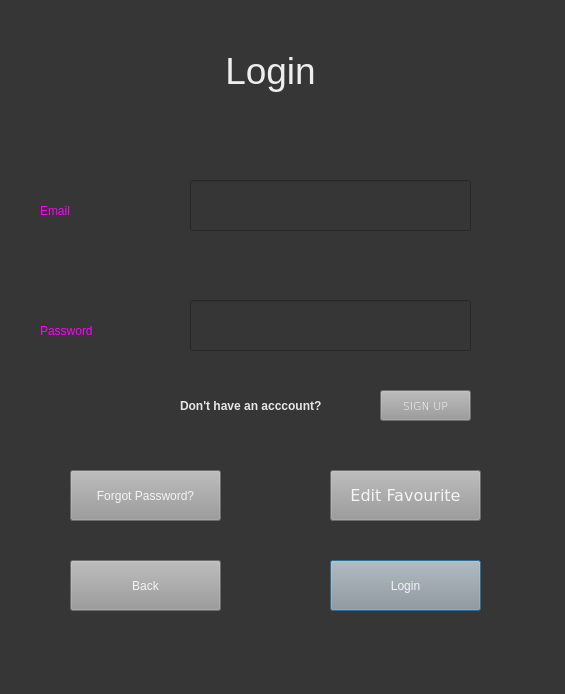
<?xml version="1.0" encoding="UTF-8"?>
<ui version="4.0">
 <class>LoginWindow</class>
 <widget class="QDialog" name="LoginWindow">
  <property name="geometry">
   <rect>
    <x>0</x>
    <y>0</y>
    <width>565</width>
    <height>694</height>
   </rect>
  </property>
  <property name="windowTitle">
   <string>Dialog</string>
  </property>
  <property name="styleSheet">
   <string notr="true">background-color: rgb(54, 54, 54);</string>
  </property>
  <widget class="QLabel" name="Login">
   <property name="geometry">
    <rect>
     <x>200</x>
     <y>40</y>
     <width>141</width>
     <height>61</height>
    </rect>
   </property>
   <property name="font">
    <font>
     <family>Helvetica</family>
     <pointsize>28</pointsize>
     <weight>50</weight>
     <italic>false</italic>
     <bold>false</bold>
    </font>
   </property>
   <property name="toolTip">
    <string>&lt;html&gt;&lt;head/&gt;&lt;body&gt;&lt;p align=&quot;center&quot;&gt;&lt;span style=&quot; font-weight:600;&quot;&gt;Login&lt;/span&gt;&lt;/p&gt;&lt;/body&gt;&lt;/html&gt;</string>
   </property>
   <property name="whatsThis">
    <string>&lt;html&gt;&lt;head/&gt;&lt;body&gt;&lt;p align=&quot;center&quot;&gt;&lt;br/&gt;&lt;/p&gt;&lt;/body&gt;&lt;/html&gt;</string>
   </property>
   <property name="styleSheet">
    <string notr="true">color: rgb(238, 238, 238);
font: 28pt &quot;Helvetica&quot;;
</string>
   </property>
   <property name="text">
    <string>Login</string>
   </property>
   <property name="alignment">
    <set>Qt::AlignCenter</set>
   </property>
  </widget>
  <widget class="QLabel" name="email">
   <property name="geometry">
    <rect>
     <x>40</x>
     <y>190</y>
     <width>71</width>
     <height>41</height>
    </rect>
   </property>
   <property name="styleSheet">
    <string notr="true">font: 15pt &quot;Verdana&quot;;
color: rgb(255, 0, 255);</string>
   </property>
   <property name="text">
    <string>Email</string>
   </property>
  </widget>
  <widget class="QLineEdit" name="email_2">
   <property name="geometry">
    <rect>
     <x>190</x>
     <y>180</y>
     <width>281</width>
     <height>51</height>
    </rect>
   </property>
   <property name="styleSheet">
    <string notr="true">font: 12pt &quot;Verdana&quot;;
color: rgb(240, 240, 240);</string>
   </property>
   <property name="text">
    <string/>
   </property>
  </widget>
  <widget class="QLabel" name="password">
   <property name="geometry">
    <rect>
     <x>40</x>
     <y>300</y>
     <width>121</width>
     <height>61</height>
    </rect>
   </property>
   <property name="styleSheet">
    <string notr="true">font: 15pt &quot;Verdana&quot;;
color: rgb(255, 0, 255);</string>
   </property>
   <property name="text">
    <string>Password</string>
   </property>
  </widget>
  <widget class="QLineEdit" name="password_2">
   <property name="geometry">
    <rect>
     <x>190</x>
     <y>300</y>
     <width>281</width>
     <height>51</height>
    </rect>
   </property>
   <property name="styleSheet">
    <string notr="true">font: 12pt &quot;Verdana&quot;;
color: rgb(240, 240, 240);</string>
   </property>
   <property name="text">
    <string/>
   </property>
  </widget>
  <widget class="QPushButton" name="loginbutton">
   <property name="geometry">
    <rect>
     <x>330</x>
     <y>560</y>
     <width>151</width>
     <height>51</height>
    </rect>
   </property>
   <property name="styleSheet">
    <string notr="true">color: rgb(244, 244, 244);
background-color: rgb(153, 153, 153);
font: 14pt &quot;Verdana&quot;;</string>
   </property>
   <property name="text">
    <string>Login</string>
   </property>
  </widget>
  <widget class="QPushButton" name="backlogin">
   <property name="geometry">
    <rect>
     <x>70</x>
     <y>560</y>
     <width>151</width>
     <height>51</height>
    </rect>
   </property>
   <property name="styleSheet">
    <string notr="true">color: rgb(244, 244, 244);
background-color: rgb(153, 153, 153);
font: 14pt &quot;Verdana&quot;;</string>
   </property>
   <property name="text">
    <string>Back</string>
   </property>
  </widget>
  <widget class="QPushButton" name="createacc">
   <property name="geometry">
    <rect>
     <x>380</x>
     <y>390</y>
     <width>91</width>
     <height>31</height>
    </rect>
   </property>
   <property name="font">
    <font>
     <family>Verdana</family>
     <pointsize>8</pointsize>
     <weight>9</weight>
     <italic>false</italic>
     <bold>false</bold>
    </font>
   </property>
   <property name="styleSheet">
    <string notr="true">color: rgb(254, 254, 254);
background-color: rgb(153, 153, 153);
font: 75 8pt &quot;Verdana&quot;;</string>
   </property>
   <property name="text">
    <string>SIGN UP</string>
   </property>
  </widget>
  <widget class="QLabel" name="label_3">
   <property name="geometry">
    <rect>
     <x>180</x>
     <y>390</y>
     <width>181</width>
     <height>31</height>
    </rect>
   </property>
   <property name="font">
    <font>
     <pointsize>9</pointsize>
     <weight>75</weight>
     <bold>true</bold>
    </font>
   </property>
   <property name="styleSheet">
    <string notr="true">color: rgb(231, 231, 231);</string>
   </property>
   <property name="text">
    <string>Don't have an acccount?</string>
   </property>
  </widget>
  <widget class="QPushButton" name="editfavbtn">
   <property name="geometry">
    <rect>
     <x>330</x>
     <y>470</y>
     <width>151</width>
     <height>51</height>
    </rect>
   </property>
   <property name="font">
    <font>
     <family>Verdana</family>
     <pointsize>12</pointsize>
     <weight>50</weight>
     <italic>false</italic>
     <bold>false</bold>
    </font>
   </property>
   <property name="styleSheet">
    <string notr="true">color: rgb(244, 244, 244);
background-color: rgb(153, 153, 153);
font: 12pt &quot;Verdana&quot;;</string>
   </property>
   <property name="text">
    <string>Edit Favourite</string>
   </property>
  </widget>
  <widget class="QPushButton" name="forgotpassbtn">
   <property name="geometry">
    <rect>
     <x>70</x>
     <y>470</y>
     <width>151</width>
     <height>51</height>
    </rect>
   </property>
   <property name="styleSheet">
    <string notr="true">color: rgb(244, 244, 244);
background-color: rgb(153, 153, 153);
font: 10pt &quot;Verdana&quot;;</string>
   </property>
   <property name="text">
    <string>Forgot Password?</string>
   </property>
  </widget>
 </widget>
 <resources/>
 <connections/>
</ui>
